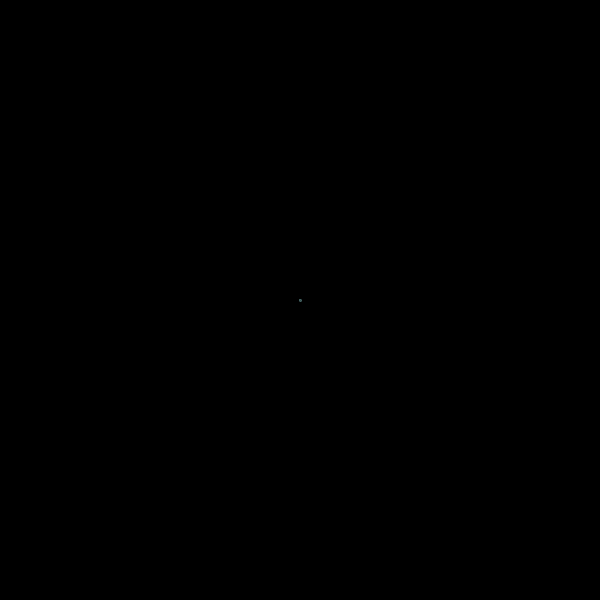
Frame 1 (no input)
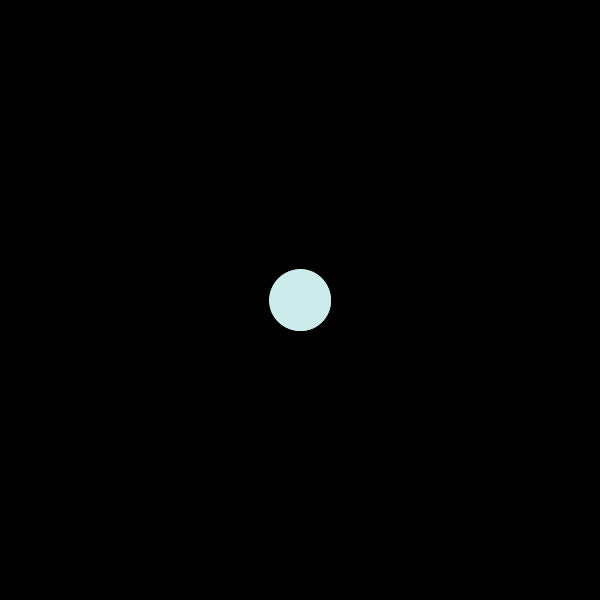
Frame 60 (the mouse pressed at the canvas centre just before this capture)
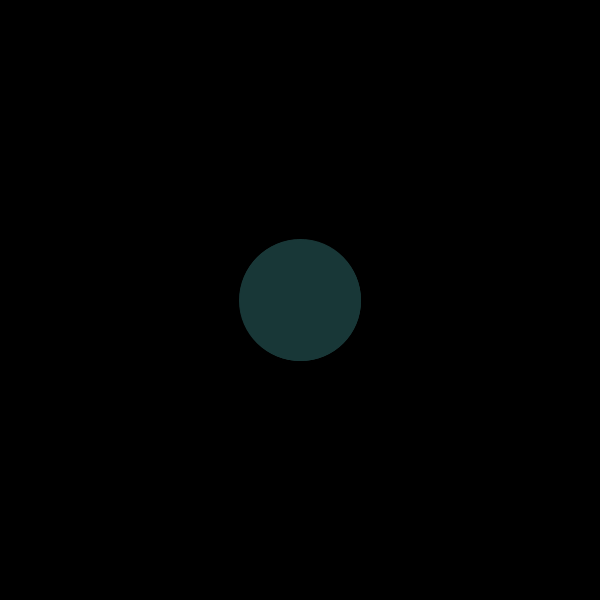
Frame 120 (the mouse held since frame 60 and released just before this capture)

The Processing sketch that drew these frames (run headless with seeded random() and noise(); from frame 60 on, the mouse is pressed at the canvas centre):

// Processing sketch: processing_11866
// ── processing_11866.pde

int r = 69;
int g = 100;
int b = 100;
int a = 0;

float c = 1;
float changeColor = 3;

float shakeX;
float shakeY;

void setup() {
  size(600,600);
  frameRate(400);
  background(0,0,b);
  
  smooth();
  background(0,0,0);
  
}

void draw(){
  
 
  fill(r,g,b);
  stroke(r,g,b);
  r+=changeColor;
  g+=changeColor;
  b+=changeColor;
  
  
  if(g == 0 || g >= 255 || r == 0 || g >= 255|| b == 0 || b >= 255){
  changeColor *=-1;
  }
    
    c = c + 1;
    ellipseMode(CENTER);
 
    ellipse(width/2,height/2,c,c);
    
    
    if(c>= height || c==0){
    c = c* -1;
    

    
    
}
}
